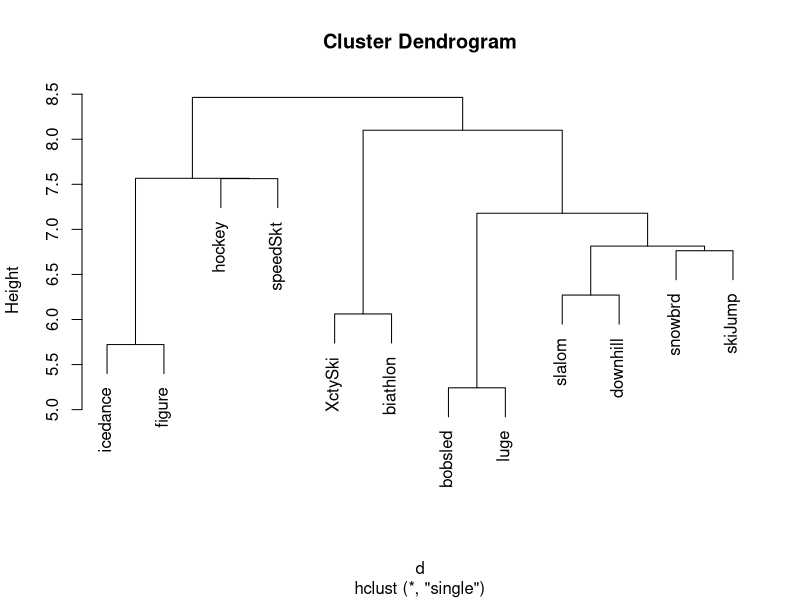
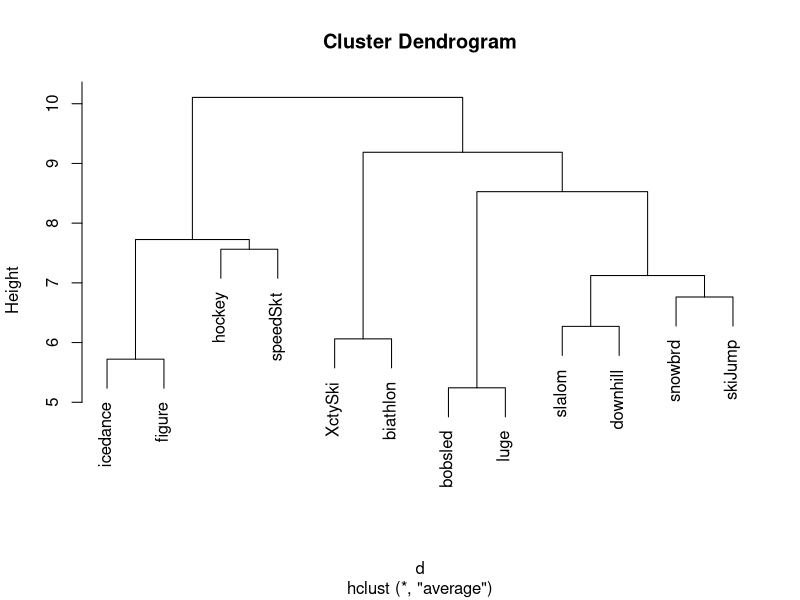
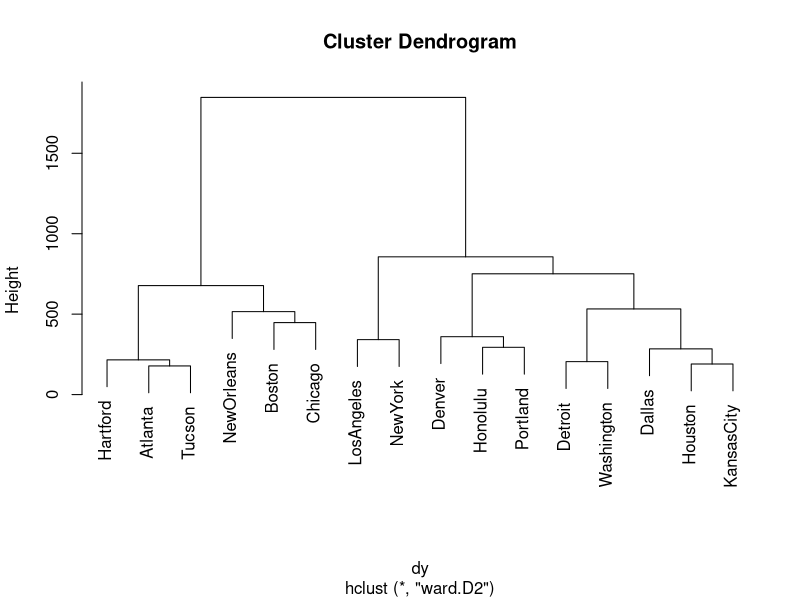
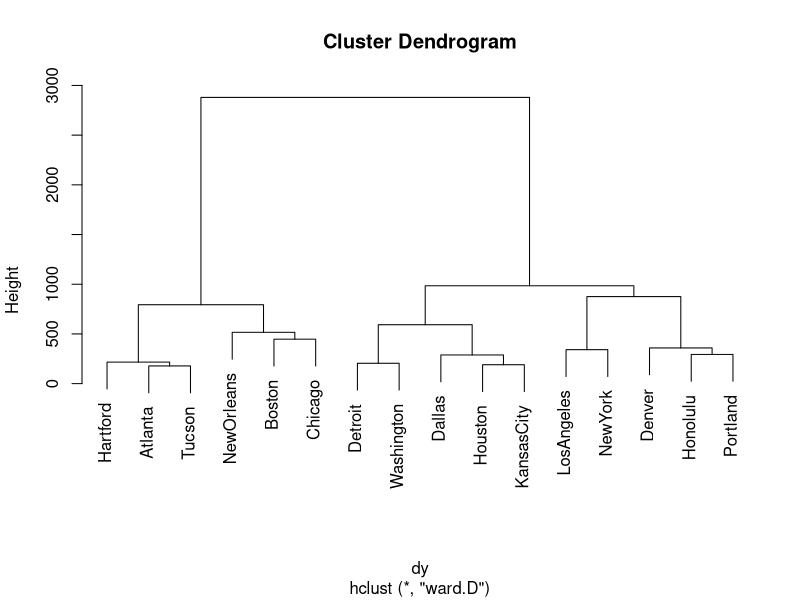

These charts were generated, in order, by the following R code:
## ---- chunk 1
knitr::opts_chunk$set(echo = TRUE)
## ---- chunk 2
x <- read.table("olympic data mean dissim.txt") # read in the data
d <- dist(x, method = "euclidean") # for "hclust" package, first create a distance matrix from multivariate data
sl <- hclust(d, method="single") # do single-link clustering
plot(sl) # display dendogram for single-link
al <- hclust(d, method="average") # do average-link clustering
plot(al) # display dendogram for average-link
## ---- chunk 3
y <- read.table("Crimes_Hartigan_1975.txt", sep = " ", header = TRUE)
rownames(y) <- y[,1]
y <- y[,-1]
dy <- dist(y, method = "euclidean")
W.D2 <- hclust(dy, method="ward.D2")
plot(W.D2)
W.D <- hclust(dy, method="ward.D")
plot(W.D)
